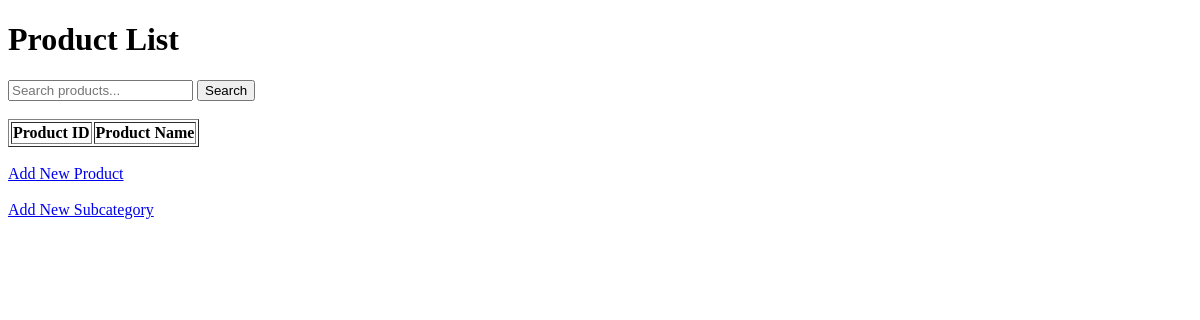
Page /Myproduct/productList/ on the earlier database version.
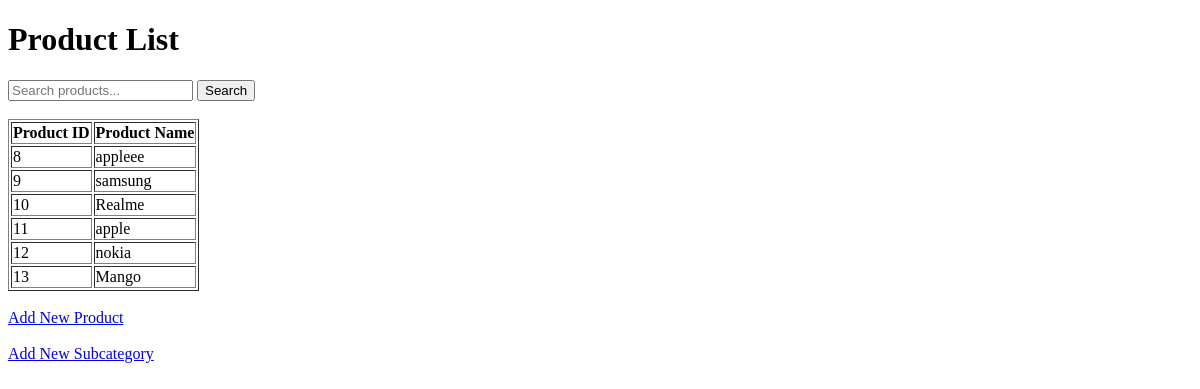
Same page on the later database version.
### Myproduct/models.py (models this page shows, shortened)
class Product(models.Model):
    product_id = models.AutoField(primary_key=True)
    product_name = models.CharField(max_length=100)

### Myproduct/views.py (the view)
# urls.py: path('productList/',product_list,name='product_list'),
def product_list(request):
    products = Product.objects.all()
    context = {
        'products': products
    }
    return render(request, 'Myproduct/product_list.html',context)

### Myproduct/templates/Myproduct/product_list.html (shortened to what this page needs)
<!DOCTYPE html>
<html>
<head>
</head>
<body>
    <h1>Product List</h1>
    <form method="get" action="">
        <input type="text" name="q" placeholder="Search products...">
        <button type="submit">Search</button><br><br>
    </form>
    <table border="1">
        <thead>
            <tr>
                <th>Product ID</th>
                <th>Product Name</th>
            </tr>
        </thead>
        <tbody>
            {% for product in products %}
                <tr>
                    <td>{{ product.product_id }}</td>
                    <td>{{ product.product_name }}</td>
                </tr>
            {% endfor %}
        </tbody>
    </table><br>
    <a href="{% url 'add_product' %}">Add New Product</a><br><br>
    <a href="{% url 'add_product_subcat' %}">Add New Subcategory</a>
</body>
</html>

Differences in the rows shown:
added Product: product_id "8", product_name "appleee"
added Product: product_id "9", product_name "samsung"
added Product: product_id "10", product_name "Realme"
added Product: product_id "11", product_name "apple"
added Product: product_id "12", product_name "nokia"
added Product: product_id "13", product_name "Mango"
